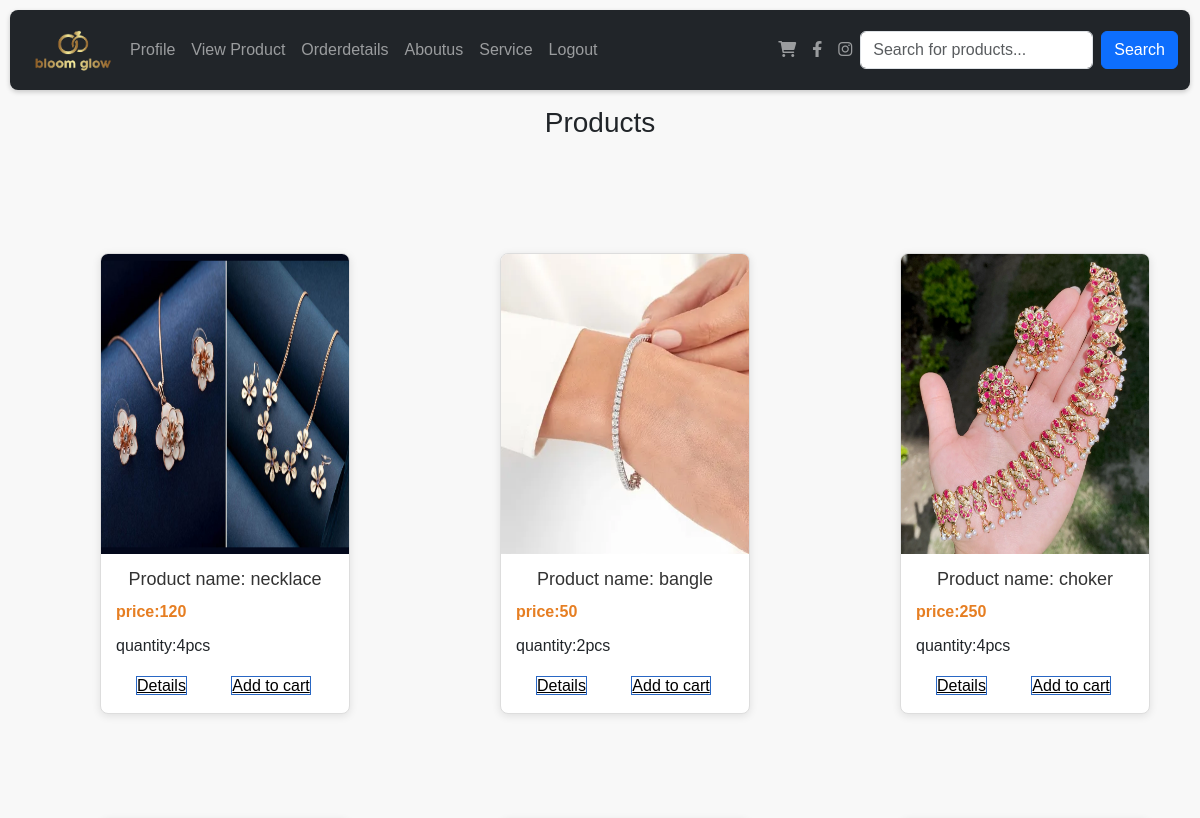
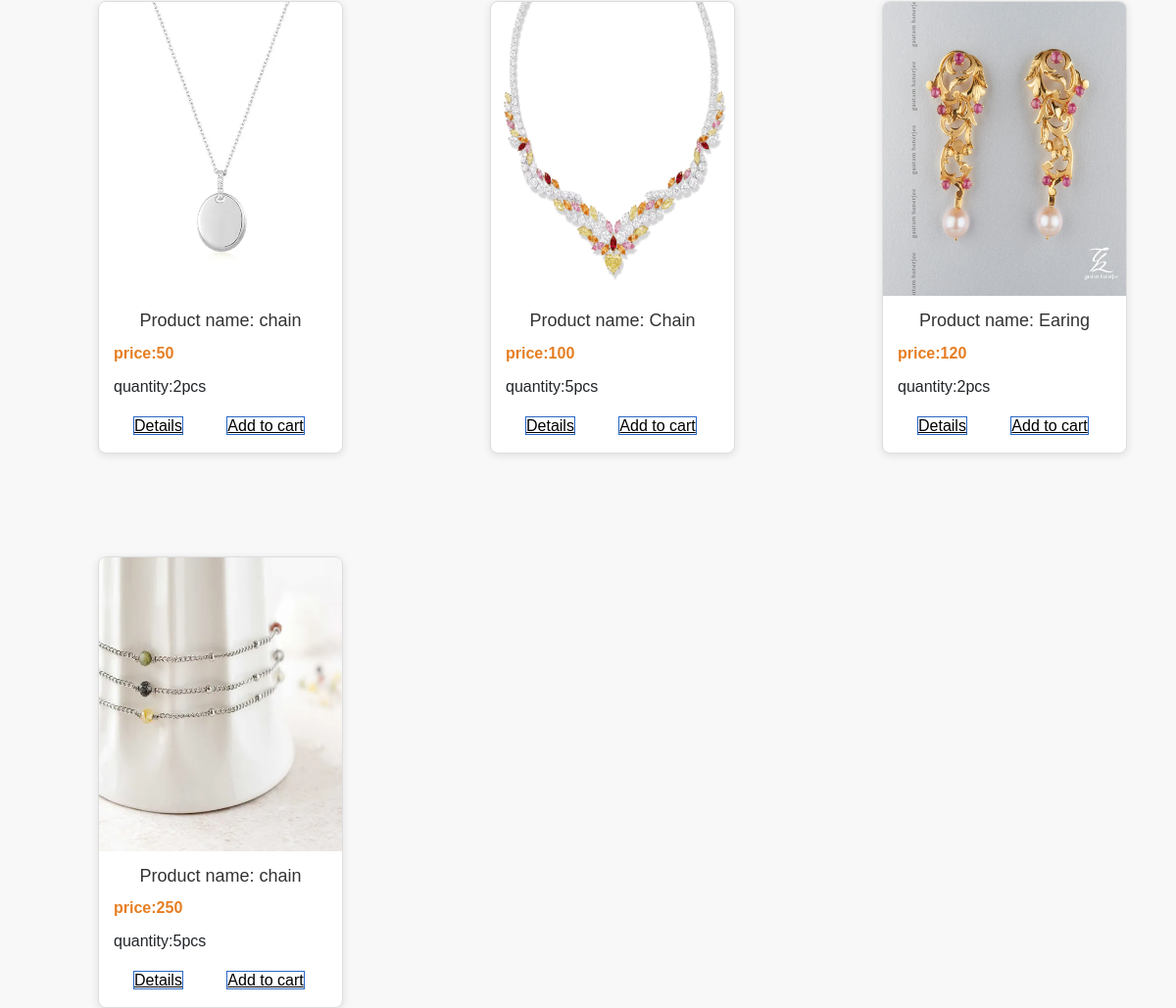
The app's page /userviewproduct with its own data (2 pictures, top to bottom).
### app/models.py (models this page shows, shortened)
class Product(models.Model):
    shop = models.ForeignKey(Shopreg,on_delete=models.CASCADE)
    name = models.TextField()
    discription = models.TextField()
    price = models.IntegerField()
    quantity = models.IntegerField()
    offerprice = models.IntegerField()
    image = models.FileField()

### app/views.py (the view)
# urls.py: path('userviewproduct',views.userviewproduct),
def userviewproduct(req):
    data=Product.objects.all()
    return render(req,'user/userviewproduct.html',{'data':data})

### template/user/userviewproduct.html (shortened to what this page needs)
<!DOCTYPE html>
<html lang="en">
<head>
  <link href="https://cdn.jsdelivr.net/npm/bootstrap@5.3.3/dist/css/bootstrap.min.css" rel="stylesheet">
  <link href="https://cdnjs.cloudflare.com/ajax/libs/font-awesome/6.0.0-beta3/css/all.min.css" rel="stylesheet">
</head>
<body>
  <nav id="nav" class="navbar navbar-expand-sm navbar-dark bg-dark">
    <div class="container-fluid">
      <a href="../userhome" class="logo"  >
        <img src="../static/logo.png" alt="logo" width="100px">
      </a>
      <div class="collapse navbar-collapse" id="mynavbar">
        <ul class="navbar-nav me-auto">
          <li class="nav-item">
            <a class="nav-link" href="../profile">Profile</a>
          </li>
          <li class="nav-item">
            <a class="nav-link" href="../userviewproduct">View Product</a>
          </li>
          <li class="nav-item">
            <a class="nav-link" href="../orderdetails">Orderdetails</a>
          </li>
        <li class="nav-item">
          <a class="nav-link" href="../aboutus">Aboutus</a>
        </li>
      <li class="nav-item">
        <a class="nav-link" href="../service">Service</a>
      </li>
          <li class="nav-item">
            <a class="nav-link" href="../logout">Logout</a>
          </li>
        </ul>
         <ul class="navbar-nav d-flex">
          <li class="nav-item">
            <a class="nav-link" href="../user_view_cart" target="_blank">
              <i class="fas fa-shopping-cart"></i>
            </a>
          </li>
          <li class="nav-item">
            <a class="nav-link" href="https://facebook.com" target="_blank">
              <i class="fab fa-facebook-f"></i>
            </a>
          </li>
          <li class="nav-item">
            <a class="nav-link" href="https://instagram.com" target="_blank">
              <i class="fab fa-instagram"></i>
            </a>
          </li>
        </ul>
    <form class="d-flex" method="post" action="{% url 'product_search' %}">
      <input type="text" class="form-control me-2" name="query" placeholder="Search for products...">
      <button type="submit" class="btn btn-primary">Search</button>
    </form>
      </div>
    </div>
  </nav>
<div class="container-fluid mt-3">
  <h3>Products</h3>
</div>
{% for i in data %}
<div class="gallery">
  <div class="product">
      <img src="{{i.image.url}}" alt="Product 1">
      <div class="description">
          <h3>Product name: {{i.name}}</h3>
          <p class="price">price:{{i.price}}</p>
          <p class="quantity">quantity:{{i.quantity}}pcs</p>
          <a class="pro" href="../prodetails/{{i.pk}}">Details</a>
    <a class="pro" href="../addtocart/{{i.pk}}">Add to cart</a>
      </div>
  </div>
</div>
{% endfor %}
</body>
</html>

### template/user/userviewproduct.html (style rules this page uses)
.navbar .nav-link { transition: color 0.3s; / }
#nav { box-shadow: 0 2px 5px rgba(0, 0, 0, 0.2); height: 80px; margin:10px; border-radius: 8px; }
body { font-family: Arial, sans-serif; margin: 0; padding: 0; background-color: #f8f8f8; }
.gallery { width:300px; float: left; margin-left: 100px; padding-top: 5px; margin-top: 100px; }
h3 { text-align: center; text-shadow: #301803; }
.product { background-color: white; border: 1px solid #ddd; border-radius: 8px; overflow: hidden; width: 250px; box-shadow: 0 2px 8px rgba(0, 0, 0, 0.1); transition: transform 0.2s ease-in-out; }
.product img { min-width: 250px; min-height: 300px; max-width: 250px; max-height: 300px; display: block; }
.product .description { padding: 15px; }
.product h3 { font-size: 18px; margin: 0 0 10px 0; color: #333; }
.product .price { font-size: 16px; color: #e67e22; margin-bottom: 10px; font-weight: bold; }
.pro { color:black; border:1px solid rgb(41, 103, 196); margin:20px; text-align: center; }

### records on screen
Product: image (picture), name "necklace", price "120", quantity "4"
Product: image (picture), name "bangle", price "50", quantity "2"
Product: image (picture), name "choker", price "250", quantity "4"
Product: image (picture), name "chain", price "50", quantity "2"
Product: image (picture), name "Chain", price "100", quantity "5"
Product: image (picture), name "Earing", price "120", quantity "2"
Product: image (picture), name "chain", price "250", quantity "5"
